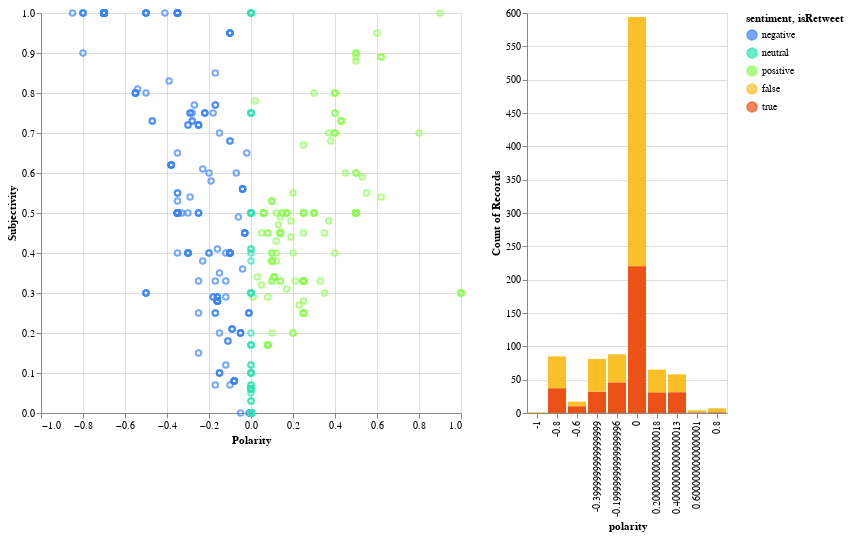

The notebook cell this image was saved under:
### Code cell
brush = alt.selection(type='interval')

scat = alt.Chart().mark_point().encode(
    alt.X('polarity:Q', title='Polarity',scale = alt.Scale(zero=False)),
    alt.Y('subjectivity:Q', title='Subjectivity',scale = alt.Scale(zero=False)),
    alt.Color('sentiment',scale = alt.Scale(scheme='turbo')),
).properties(
    width=420,
    height=400
).add_selection(brush)

#transform bin: specify the dummy parameter (Depth_binned) in y axis
#transform with alt.Bin using the parameter in the dataframe (Depth)
bars = alt.Chart().mark_bar().encode(
    x='polarity:O',
    y='count()',
    color=alt.Color('isRetweet',scale = alt.Scale(scheme='set1'))
).properties(
    height=400
).transform_filter(
    brush
).transform_bin(
    'polarity', field = 'polarity',bin=alt.Bin(maxbins=15))

alt.hconcat(scat, bars, data=df)

### Figure 1 — Vega-Lite specification as saved in the notebook (floating-point values rounded to 4 significant figures; data arrays with more than 128 entries replaced by an {"elided": "..."} marker saying what was removed)
{"config": {"view": {"continuousWidth": 400, "continuousHeight": 300}}, "hconcat": [{"mark": "point", "encoding": {"color": {"type": "nominal", "field": "sentiment", "scale": {"scheme": "turbo"}}, "x": {"type": "quantitative", "field": "polarity", "scale": {"zero": false}, "title": "Polarity"}, "y": {"type": "quantitative", "field": "subjectivity", "scale": {"zero": false}, "title": "Subjectivity"}}, "height": 400, "selection": {"selector011": {"type": "interval"}}, "width": 420}, {"mark": "bar", "encoding": {"color": {"type": "nominal", "field": "isRetweet", "scale": {"scheme": "set1"}}, "x": {"type": "ordinal", "field": "polarity"}, "y": {"type": "quantitative", "aggregate": "count"}}, "height": 400, "transform": [{"filter": {"selection": "selector011"}}, {"bin": {"maxbins": 15}, "field": "polarity", "as": "polarity"}]}], "data": {"name": "data-85ce5707d52d1a08042dad421e8c3e00"}, "$schema": "https://vega.github.io/schema/vega-lite/v4.8.1.json", "datasets": {"data-85ce5707d52d1a08042dad421e8c3e00": {"elided": "1000 records"}}}
